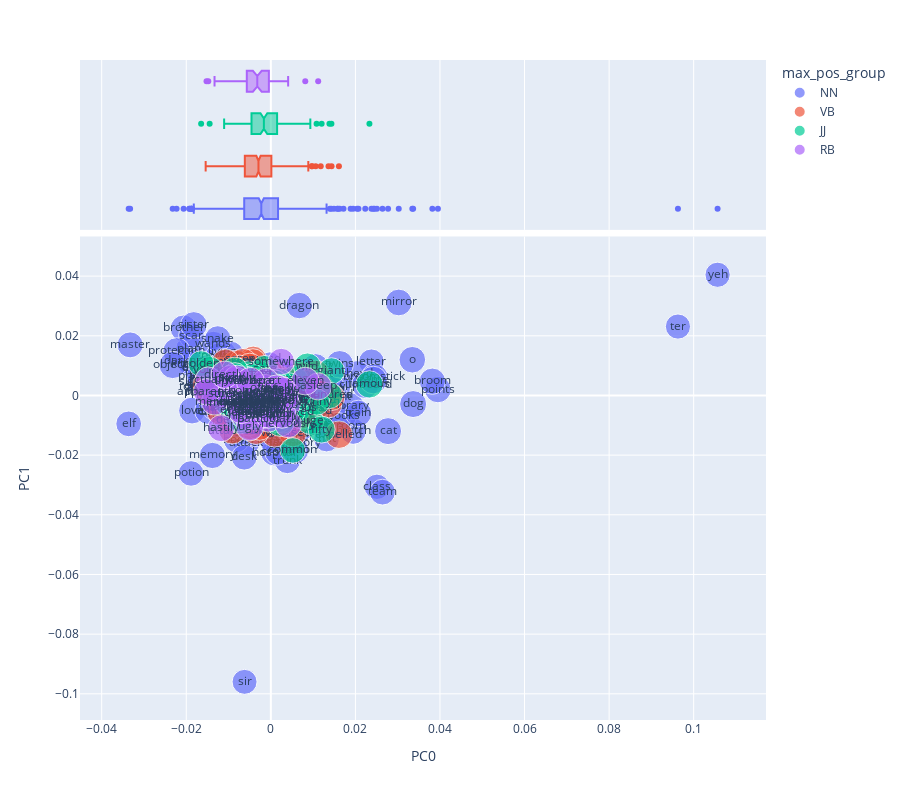

Source (notebook cell):
### Code cell
vis_loadings(0,1, hover_name = 'release_year')

### Figure 1 — Plotly figure (JSON) as saved in the notebook; plotly's stock layout.template omitted (floating-point values rounded to 4 significant figures; data arrays with more than 128 entries replaced by an {"elided": "..."} marker saying what was removed)
{"data": [{"hovertemplate": "max_pos_group=NN<br>PC0=%{x}<br>PC1=%{y}<br>i=%{marker.size}<br>term_str=%{text}<extra></extra>", "legendgroup": "NN", "marker": {"color": "#636efa", "size": {"elided": "427 float values"}, "sizemode": "area", "sizeref": 0.03632, "symbol": "circle"}, "mode": "markers+text", "name": "NN", "orientation": "v", "showlegend": true, "text": {"elided": "427 str values"}, "type": "scatter", "x": {"elided": "427 float values"}, "xaxis": "x", "y": {"elided": "427 float values"}, "yaxis": "y"}, {"alignmentgroup": "True", "hovertemplate": "max_pos_group=NN<br>PC0=%{x}<extra></extra>", "legendgroup": "NN", "marker": {"color": "#636efa", "symbol": "circle"}, "name": "NN", "notched": true, "offsetgroup": "NN", "showlegend": false, "type": "box", "x": {"elided": "427 float values"}, "xaxis": "x2", "yaxis": "y2"}, {"hovertemplate": "max_pos_group=VB<br>PC0=%{x}<br>PC1=%{y}<br>i=%{marker.size}<br>term_str=%{text}<extra></extra>", "legendgroup": "VB", "marker": {"color": "#EF553B", "size": {"elided": "373 float values"}, "sizemode": "area", "sizeref": 0.03632, "symbol": "circle"}, "mode": "markers+text", "name": "VB", "orientation": "v", "showlegend": true, "text": {"elided": "373 str values"}, "type": "scatter", "x": {"elided": "373 float values"}, "xaxis": "x", "y": {"elided": "373 float values"}, "yaxis": "y"}, {"alignmentgroup": "True", "hovertemplate": "max_pos_group=VB<br>PC0=%{x}<extra></extra>", "legendgroup": "VB", "marker": {"color": "#EF553B", "symbol": "circle"}, "name": "VB", "notched": true, "offsetgroup": "VB", "showlegend": false, "type": "box", "x": {"elided": "373 float values"}, "xaxis": "x2", "yaxis": "y2"}, {"hovertemplate": "max_pos_group=JJ<br>PC0=%{x}<br>PC1=%{y}<br>i=%{marker.size}<br>term_str=%{text}<extra></extra>", "legendgroup": "JJ", "marker": {"color": "#00cc96", "size": {"elided": "138 float values"}, "sizemode": "area", "sizeref": 0.03632, "symbol": "circle"}, "mode": "markers+text", "name": "JJ", "orientation": "v", "showlegend": true, "text": {"elided": "138 str values"}, "type": "scatter", "x": {"elided": "138 float values"}, "xaxis": "x", "y": {"elided": "138 float values"}, "yaxis": "y"}, {"alignmentgroup": "True", "hovertemplate": "max_pos_group=JJ<br>PC0=%{x}<extra></extra>", "legendgroup": "JJ", "marker": {"color": "#00cc96", "symbol": "circle"}, "name": "JJ", "notched": true, "offsetgroup": "JJ", "showlegend": false, "type": "box", "x": {"elided": "138 float values"}, "xaxis": "x2", "yaxis": "y2"}, {"hovertemplate": "max_pos_group=RB<br>PC0=%{x}<br>PC1=%{y}<br>i=%{marker.size}<br>term_str=%{text}<extra></extra>", "legendgroup": "RB", "marker": {"color": "#ab63fa", "size": [13.35, 13.41, 13.32, 13.39, 13.28, 13.22, 13.23, 13.34, 13.13, 13.25, 13.53, 13.3, 13.09, 13.35, 13.59, 13.39, 13.44, 13.28, 13.77, 13.21, 13.08, 12.89, 13.51, 13.7, 12.86, 12.94, 12.94, 13.64, 13.84, 13.17, 12.66, 13.61, 13.94, 12.63, 12.8, 13.99, 12.99, 13.8, 13.94, 12.91, 12.87, 14.08, 12.6, 14.15, 14.08, 14.19, 14.3, 12.84, 13.8, 14.38, 14.19, 14.3, 14.27, 14.01, 14.19, 14.38, 12.54, 12.54, 14.47, 12.7, 14.32, 14.35], "sizemode": "area", "sizeref": 0.03632, "symbol": "circle"}, "mode": "markers+text", "name": "RB", "orientation": "v", "showlegend": true, "text": ["pretty", "perfectly", "twice", "definitely", "heavily", "particularly", "surely", "brightly", "hastily", "nervously", "highly", "asleep", "extremely", "closely", "badly", "often", "sometimes", "obviously", "anywhere", "usually", "immediately", "actually", "seriously", "deeply", "merely", "carefully", "aside", "shortly", "everywhere", "halfway", "ahead", "upward", "possibly", "backward", "somewhere", "easily", "tightly", "ugly", "therefore", "certainly", "simply", "abruptly", "apparently", "wildly", "kindly", "fully", "silently", "apart", "directly", "instantly", "gently", "vaguely", "entirely", "eleven", "oddly", "curiously", "clearly", "probably", "safely", "hardly", "thoroughly", "nowhere"], "type": "scatter", "x": [-0.009366, -0.004921, 0.0034, -0.004972, -0.00133, -0.0005767, -0.01073, -0.005621, -0.01175, 0.004093, -0.006123, 0.0112, -0.001517, -0.003339, -0.003378, -0.001385, -0.002537, 0.003782, -0.0009856, -0.001457, -0.007258, -0.01479, -0.002905, -0.00179, -0.01332, 0.002101, -0.004948, -0.002161, -0.001788, -0.001288, 0.001654, -0.008369, -0.002669, -0.005685, 0.002458, 0.002249, -0.004541, -0.004998, -0.007157, -0.003679, -0.007925, -0.000466, -0.01521, 0.002666, -0.005248, -0.005189, 0.003299, -0.001164, -0.0109, -0.007386, -0.0003499, -0.006492, -0.007021, 0.008145, -0.004971, 0.001317, -0.003068, -0.003927, 0.001448, 0.002775, -0.004244, -0.004842], "xaxis": "x", "y": [0.005658, -0.002727, 0.001052, -0.006021, -0.003301, -0.007767, 0.0004963, -0.003892, -0.011, -0.009665, -0.006803, 0.003018, -0.005015, -0.005638, 0.0009095, 0.002529, 0.001574, -0.00309, -0.001802, 0.001099, -0.002604, 0.005116, -0.005567, -0.006392, -0.002121, -0.001046, -0.0006797, 0.0005226, -0.0001393, -0.001384, -0.001728, 0.004988, -0.004999, -0.002204, 0.01136, 0.002025, -0.001771, -0.01061, 0.0003922, -0.00268, 0.005708, -0.006334, 0.001227, -0.006321, -0.003236, -0.002434, -0.0006911, 0.004734, 0.006945, -0.002341, -0.004207, -0.003029, -0.004735, 0.00481, -1.943e-05, -0.001594, -0.002123, -0.001345, 0.002182, 0.001792, -0.002308, 0.004695], "yaxis": "y"}, {"alignmentgroup": "True", "hovertemplate": "max_pos_group=RB<br>PC0=%{x}<extra></extra>", "legendgroup": "RB", "marker": {"color": "#ab63fa", "symbol": "circle"}, "name": "RB", "notched": true, "offsetgroup": "RB", "showlegend": false, "type": "box", "x": [-0.009366, -0.004921, 0.0034, -0.004972, -0.00133, -0.0005767, -0.01073, -0.005621, -0.01175, 0.004093, -0.006123, 0.0112, -0.001517, -0.003339, -0.003378, -0.001385, -0.002537, 0.003782, -0.0009856, -0.001457, -0.007258, -0.01479, -0.002905, -0.00179, -0.01332, 0.002101, -0.004948, -0.002161, -0.001788, -0.001288, 0.001654, -0.008369, -0.002669, -0.005685, 0.002458, 0.002249, -0.004541, -0.004998, -0.007157, -0.003679, -0.007925, -0.000466, -0.01521, 0.002666, -0.005248, -0.005189, 0.003299, -0.001164, -0.0109, -0.007386, -0.0003499, -0.006492, -0.007021, 0.008145, -0.004971, 0.001317, -0.003068, -0.003927, 0.001448, 0.002775, -0.004244, -0.004842], "xaxis": "x2", "yaxis": "y2"}], "layout": {"height": 800, "legend": {"itemsizing": "constant", "title": {"text": "max_pos_group"}, "tracegroupgap": 0}, "margin": {"t": 60}, "xaxis": {"anchor": "y", "domain": [0, 1], "title": {"text": "PC0"}}, "xaxis2": {"anchor": "y2", "domain": [0, 1], "matches": "x", "showgrid": true, "showticklabels": false}, "yaxis": {"anchor": "x", "domain": [0, 0.7326], "title": {"text": "PC1"}}, "yaxis2": {"anchor": "x2", "domain": [0.7426, 1], "matches": "y2", "showgrid": false, "showline": false, "showticklabels": false, "ticks": ""}}}
